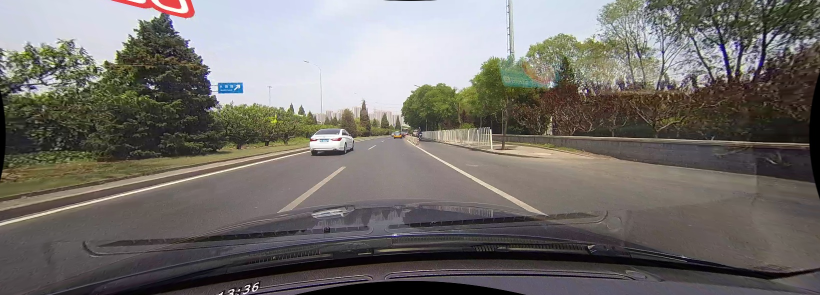
#> input picture 大學/程式設計/課堂訓練/多媒體技術與應用/HW2/pic/1.jpg, 1640 x 590 px (shown at 1/2 size); its folder holds 3 pictures in this run
$ python HW2.py   (older library calls are emulated)
#> lines starting #> are read from the running program, lines starting #| are printed output that depends on the picture; after the words box and inside, x2 and y2 are one past the last pixel; in counts of white or black regions, pixels touching at a corner belong together
import os
import cv2
import numpy
import shutil
from time import sleep


def addDir(folder):
    if os.path.isdir("./" + folder):
        shutil.rmtree("./" + folder)
        sleep(2)
    os.mkdir("./" + folder)


def readImage(image):
#> called with image = '1.jpg'
    img = cv2.imread("./pic/" + image)
#> img is the input picture: shape (590, 1640, 3); mean B, G, R 108.2, 112, 115.7
#> call 2 of readImage, with image = '2.jpg'
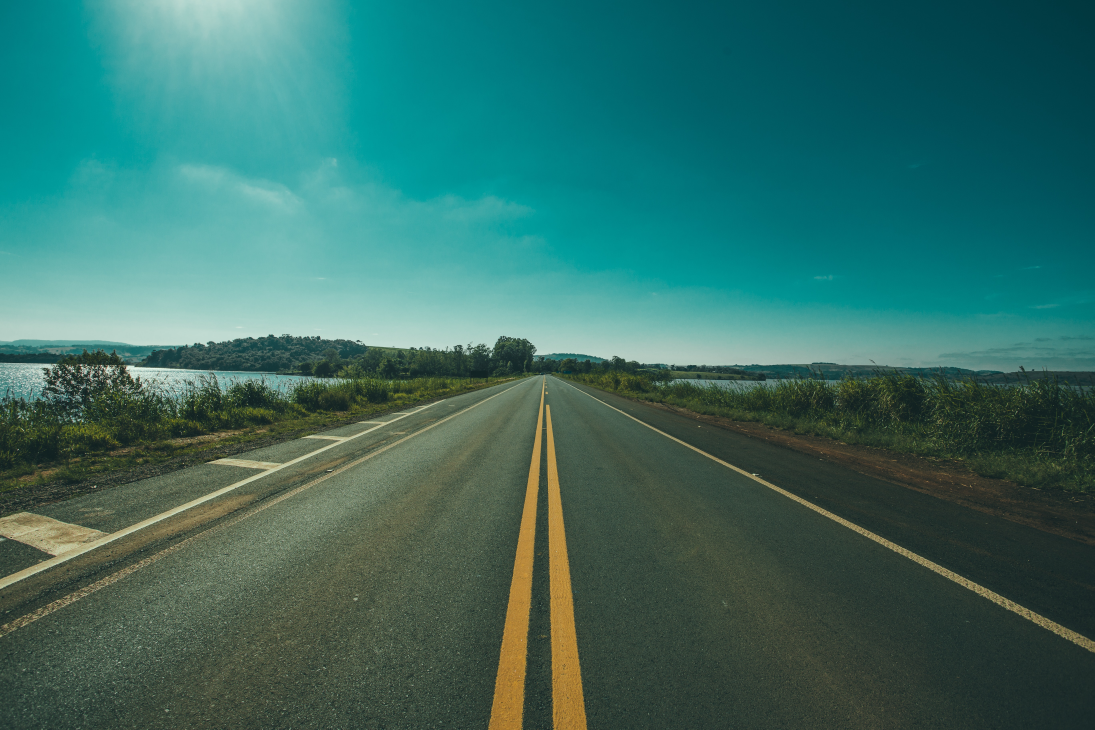
#> input picture 大學/程式設計/課堂訓練/多媒體技術與應用/HW2/pic/2.jpg, 5472 x 3648 px (shown at 1/5 size)
#> in readImage, img is the input picture: shape (3648, 5472, 3); mean B, G, R 100.6, 108.6, 54.9
#> call 3 of readImage, with image = '3.jpg'
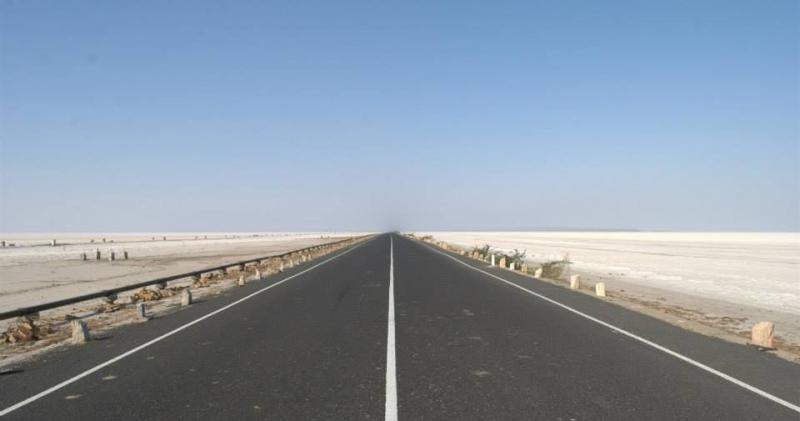
#> input picture 大學/程式設計/課堂訓練/多媒體技術與應用/HW2/pic/3.jpg, 800 x 421 px
#> in readImage, img is the input picture: shape (421, 800, 3); mean B, G, R 166.6, 152, 138.5
    return img


def toGray(image):
    img = cv2.cvtColor(image, cv2.COLOR_BGR2GRAY)
#> img: shape (590, 1640)
    return img


image1 = readImage("1.jpg")
image2 = readImage("2.jpg")
image3 = readImage("3.jpg")
addDir("out_pic")
image1_gray = toGray(image1)
cv2.imwrite("./out_pic/gray_1.jpg", image1_gray)
image2_gray = toGray(image2)
#> in toGray (call 2), `img = cv2.cvtColor(image, cv2.COLOR_BGR2GRAY)`:
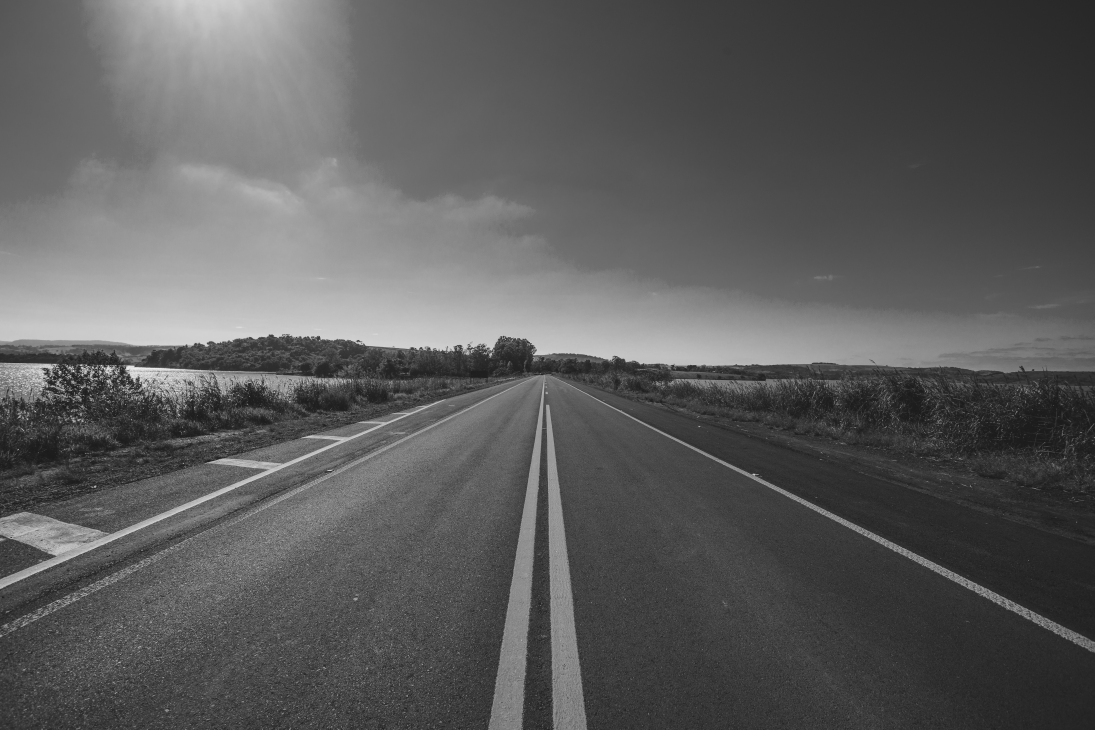
#> img: shape (3648, 5472) (shown at 1/5 size); min 5, max 253, mean 91.6
cv2.imwrite("./out_pic/gray_2.jpg", image2_gray)
image3_gray = toGray(image3)
#> in toGray (call 3), `img = cv2.cvtColor(image, cv2.COLOR_BGR2GRAY)`:
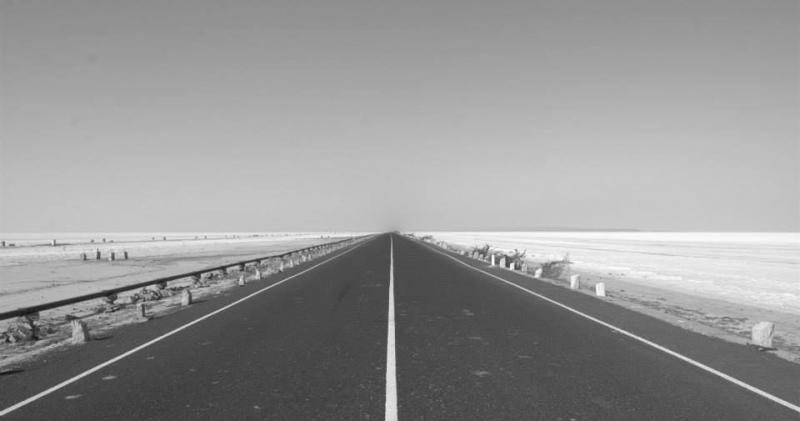
#> img: shape (421, 800); min 18, max 253, mean 149.6
cv2.imwrite("./out_pic/gray_3.jpg", image3_gray)

image1_blurred = cv2.GaussianBlur(image1_gray, (11, 11), 1550)
cv2.imwrite("./out_pic/filter_1.jpg", image1_blurred)
image1_Canny = cv2.Canny(image1_blurred, 50, 55)
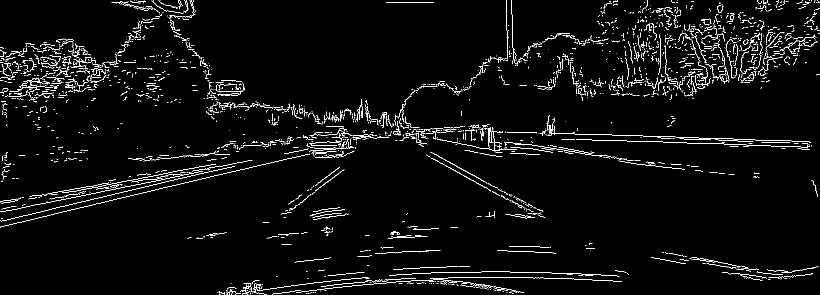
#> image1_Canny: shape (590, 1640) (shown at 1/2 size); 3.2% white in thin lines or dots
cv2.imshow("img", image1_Canny)
cv2.waitKey(1000)
cv2.destroyAllWindows()
cv2.imwrite("./out_pic/Canny_1.jpg", image1_Canny)
image1_morph = cv2.morphologyEx(
    image1_Canny, cv2.MORPH_CLOSE, numpy.ones((11, 11), numpy.uint8), iterations=1)
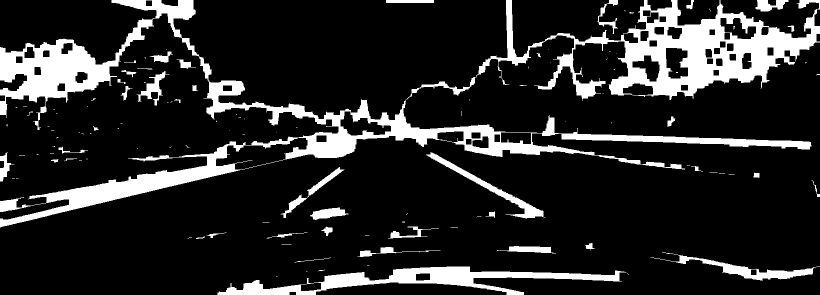
#> image1_morph: shape (590, 1640) (shown at 1/2 size); 15.7% white; 118 white regions (72 under 20 px), largest, box (x1, y1, x2, y2) and area: (0, 0, 1640, 455) 116842, (435, 533, 1253, 590) 15303, (1301, 504, 1640, 562) 3662

cv2.imwrite("./out_pic/morphology_1.jpg", image1_morph)
lines1 = cv2.HoughLinesP(image1_morph, 1, numpy.pi/180,
                         100, minLineLength=100, maxLineGap=10)
#> lines1 = 258 rows, first 6: [725, 278, 825, 255], [0, 447, 470, 339], [2, 423, 469, 333], [1361, 128, 1590, 76], [0, 449, 479, 339], [1472, 108, 1632, 74]
line1 = numpy.copy(readImage("1.jpg"))
if lines1 is not None:
    for i in lines1:
        for x1, y1, x2, y2 in i:
            cv2.line(line1, (x1, y1), (x2, y2), (0, 0, 200), 4)
#> this loop made 258 passes
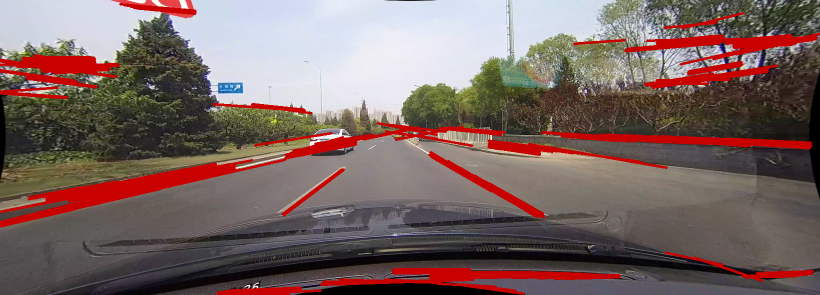
#> line1: shape (590, 1640, 3) (shown at 1/2 size); 8.65% of pixels changed, all inside (x1, y1, x2, y2) = (0, 6, 1640, 590)
cv2.imwrite("./out_pic/line1.png", line1)
"""
_, image1_bin = cv2.threshold(image1_blurred, 140, 240, type=cv2.THRESH_BINARY)
cv2.imwrite("./out_pic/bin_1.jpg", image1_bin)
image1_edges = cv2.Scharr(image1_bin, cv2.CV_64F, 0, 1)
image1_edges = cv2.convertScaleAbs(image1_edges)
cv2.imwrite("./out_pic/edge_1.jpg", image1_edges)
kernal = numpy.ones((5, 5), numpy.uint8)
"""
"""
#########################################################################################
image2_blurred = cv2.medianBlur(image2_gray, 39)
cv2.imwrite("./out_pic/filter_2.jpg", image2_blurred)
_, image2_bin = cv2.threshold(
    image2_blurred, 105, 250, type=cv2.THRESH_BINARY)
cv2.imwrite("./out_pic/bin_2.jpg", image2_bin)
image2_edges = cv2.Scharr(image2_bin, cv2.CV_32F, 0, 1)
image2_edges = cv2.convertScaleAbs(image2_edges)
cv2.imwrite("./out_pic/edge_2.jpg", image2_edges)
kernal = numpy.ones((11, 11), numpy.uint8)
image2_morph = cv2.morphologyEx(
    image2_edges, cv2.MORPH_CLOSE, kernal, iterations=15)
cv2.imwrite("./out_pic/morphology_2.jpg", image2_morph)
lines2 = cv2.HoughLinesP(image2_morph, 1, numpy.pi/180,
                         100, minLineLength=100, maxLineGap=10)
line2 = numpy.copy(readImage("2.jpg"))
if lines2 is not None:
    for i in lines2:
        for x1, y1, x2, y2 in i:
            if x1 != x2 and abs((y1 - y2)/(x1 - x2)) > 0.3:
                cv2.line(line2, (x1, y1), (x2, y2), (250, 0, 0), 2)
cv2.imwrite("./out_pic/line2.png", line2)
#########################################################################################
image3_blurred = cv2.bilateralFilter(image3_gray, 50, 50, 1000)
cv2.imwrite("./out_pic/filter_3.jpg", image3_blurred)
_, image3_bin = cv2.threshold(
    image3_blurred, 130, 250, type=cv2.THRESH_BINARY)
cv2.imwrite("./out_pic/bin_3.jpg", image3_bin)
image3_edges = cv2.Canny(image3_bin, 200, 100)
image3_edges = cv2.convertScaleAbs(image3_edges)
cv2.imwrite("./out_pic/edge_3.jpg", image3_edges)
kernal = numpy.ones((3, 3), numpy.uint8)
image3_morph = cv2.morphologyEx(
    image3_edges, cv2.MORPH_CLOSE, kernal, iterations=15)
cv2.imwrite("./out_pic/morphology_3.jpg", image3_morph)
lines3 = cv2.HoughLinesP(image3_morph, 1, numpy.pi/180,
                         100, minLineLength=100, maxLineGap=10)
line3 = numpy.copy(readImage("3.jpg"))
if lines3 is not None:
    for i in lines3:
        for x1, y1, x2, y2 in i:
            cv2.line(line3, (x1, y1), (x2, y2), (250, 0, 0), 4)
cv2.imwrite("./out_pic/line3.png", line3)
"""
